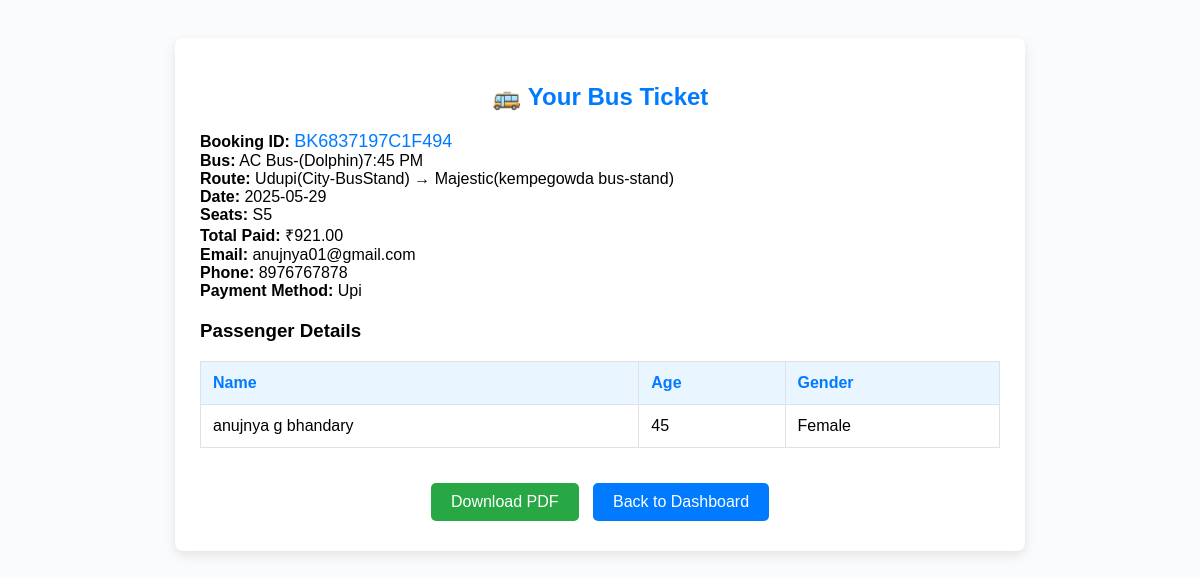
The page /view.php?booking_id=BK6837197C1F494 on the database its author committed.
### tables this page shows
CREATE TABLE IF NOT EXISTS `bookings` (
  `id` int(11) NOT NULL AUTO_INCREMENT,
  `booking_id` varchar(20) DEFAULT NULL,
  `source` varchar(50) DEFAULT NULL,
  `destination` varchar(50) DEFAULT NULL,
  `travel_date` date DEFAULT NULL,
  `bus_name` varchar(100) DEFAULT NULL,
  `seat_numbers` text,
  `total_cost` int(11) DEFAULT NULL,
  `booked_at` timestamp NULL DEFAULT CURRENT_TIMESTAMP,
  `email` varchar(100) DEFAULT NULL,
  `phone` varchar(15) DEFAULT NULL,
  `payment_method` varchar(20) DEFAULT NULL,
  PRIMARY KEY (`id`),
  UNIQUE KEY `booking_id` (`booking_id`)
);

CREATE TABLE IF NOT EXISTS `passengers` (
  `id` int(11) NOT NULL AUTO_INCREMENT,
  `booking_id` varchar(50) NOT NULL,
  `name` varchar(100) NOT NULL,
  `age` int(11) NOT NULL,
  `gender` varchar(10) NOT NULL,
  PRIMARY KEY (`id`),
  KEY `booking_id` (`booking_id`)
);

### view.php (the view, shortened to what this page needs)
<?php
$conn = new mysqli("localhost", "root", "", "register_db");
$booking_id = trim($_GET['booking_id'] ?? '');
$stmt = $conn->prepare("SELECT * FROM bookings WHERE booking_id = ?");
$stmt->bind_param("s", $booking_id);
$stmt->execute();
$result = $stmt->get_result();
$booking = $result->fetch_assoc();
$stmt2 = $conn->prepare("SELECT * FROM passengers WHERE booking_id = ?");
$stmt2->bind_param("s", $booking_id);
$stmt2->execute();
$passengers = $stmt2->get_result();
?>
<!DOCTYPE html>
<html>
<head>
</head>
<body>
<div class="ticket" id="ticket-content">
  <h2><center>🚌 Your Bus Ticket</center></h2>
  <div class="section">
    <strong>Booking ID:</strong> <span class="booking-id"><?= htmlspecialchars($booking['booking_id']) ?></span><br>
    <strong>Bus:</strong> <?= htmlspecialchars($booking['bus_name']) ?><br>
    <strong>Route:</strong> <?= htmlspecialchars($booking['source']) ?> → <?= htmlspecialchars($booking['destination']) ?><br>
    <strong>Date:</strong> <?= htmlspecialchars($booking['travel_date']) ?><br>
    <strong>Seats:</strong> <?= htmlspecialchars($booking['seat_numbers']) ?><br>
    <strong>Total Paid:</strong> ₹<?= number_format($booking['total_cost'], 2) ?><br>
    <strong>Email:</strong> <?= htmlspecialchars($booking['email']) ?><br>
    <strong>Phone:</strong> <?= htmlspecialchars($booking['phone']) ?><br>
    <strong>Payment Method:</strong> <?= ucfirst(htmlspecialchars($booking['payment_method'])) ?><br>
  </div>
  <div class="section">
    <h3>Passenger Details</h3>
    <?php if ($passengers->num_rows > 0): ?>
      <table>
        <tr><th>Name</th><th>Age</th><th>Gender</th></tr>
        <?php while ($p = $passengers->fetch_assoc()): ?>
          <tr>
            <td><?= htmlspecialchars($p['name']) ?></td>
            <td><?= htmlspecialchars($p['age']) ?></td>
            <td><?= htmlspecialchars(ucfirst($p['gender'])) ?></td>
          </tr>
        <?php endwhile; ?>
      </table>
    <?php else: ?>
      <p style="color:red;">⚠ No passenger details found for this booking.</p>
    <?php endif; ?>
  </div>
  <div class="buttons">
    <button class="download-btn" onclick="downloadPDF()">Download PDF</button>
    <button class="dashboard-btn" onclick="window.location.href='dashboard.php'">Back to Dashboard</button>
  </div>
</div>
</body>
</html>

### view.php (style rules this page uses)
body { font-family: Arial, sans-serif; padding: 30px; background: #f9fbfd; }
.ticket { background: #ffffff; padding: 25px; border-radius: 8px; max-width: 800px; margin: auto; box-shadow: 0 4px 12px rgba(0, 0, 0, 0.1); }
h2 { color: #007bff; text-align: center; }
.section { margin-bottom: 20px; }
table { width: 100%; border-collapse: collapse; margin-top: 10px; }
th, td { border: 1px solid #dee2e6; padding: 12px; text-align: left; }
th { background: #e9f5ff; color: #007bff; }
.booking-id { color: #007bff; font-size: 18px; }
.buttons { margin-top: 30px; text-align: center; }
.buttons button { padding: 10px 20px; margin: 5px; border: none; border-radius: 5px; font-size: 16px; cursor: pointer; color: white; }
.download-btn { background-color: #28a745; }
.dashboard-btn { background-color: #007bff; }

### rows shown on the page
bookings: booking "BK6837197C1F494", bus_name "AC Bus-(Dolphin)7:45 PM", source "Udupi(City-BusStand)", destination "Majestic(kempegowda bus-stand)", travel_date "2025-05-29", seat_numbers "S5", total_cost "921.00", email "anujnya01@gmail.com", phone "8976767878", payment_method "Upi"
passengers: name "anujnya g bhandary", age "45", gender "Female"
